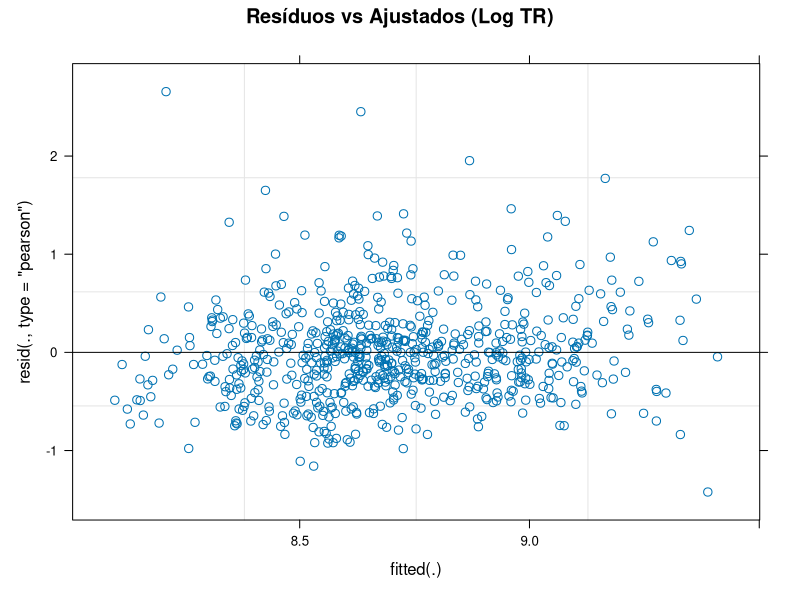
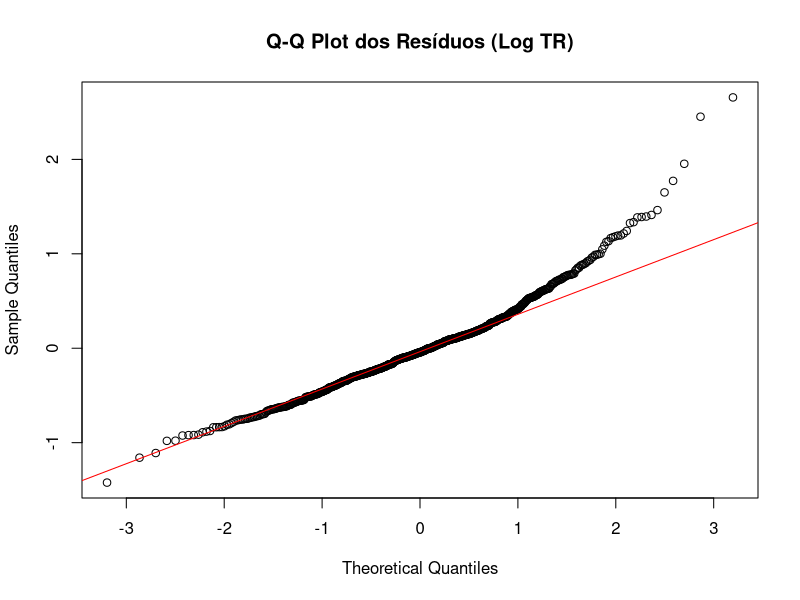

R code for these plots, in order:
# Prompt no Gemini: Crie um script para o R Studio para analisar os dados da planilha 
# dados_adv_so.csv. Quero realizar um teste de Regressão Linear de efeitos mistos para 
# a variável "TR_Final" e um teste de Regressão logística binomial para a variável 
# "Escolha_attach"



# ==============================================================================
# SCRIPT DE ANÁLISE ESTATÍSTICA NO R STUDIO
# Projeto: Regressão de Efeitos Mistos (TR) e Regressão Logística (Escolha)
# Arquivo: dados_adv_SO.csv
# ==============================================================================

# ------------------------------------------------------------------------------
# 1. INSTALAÇÃO E CARREGAMENTO DE PACOTES
# ------------------------------------------------------------------------------
# Caso não tenha algum dos pacotes instalados, remova o '#' da linha correspondente:
# install.packages("lme4")       # Criação dos modelos de efeitos mistos (lmer e glmer)
# install.packages("lmerTest")   # Adiciona os p-valores ao resumo do modelo linear misto
# install.packages("car")        # Para realizar os testes de ANOVA (Wald Tipo III)
# install.packages("emmeans")    # Para análises pós-hoc (comparações múltiplas)
# install.packages("tidyverse")  # Para manipulação de dados e gráficos

library(lme4)
library(lmerTest)
library(car)
library(emmeans)
library(tidyverse)

# ------------------------------------------------------------------------------
# 2. CARREGAMENTO E PREPARAÇÃO DOS DADOS
# ------------------------------------------------------------------------------
# Certifique-se de que o arquivo "dados_adv_SO.csv" está na mesma pasta do seu projeto 
# ou defina o diretório em: Session -> Set Working Directory -> Choose Directory...

dados <- read.csv("dados_adv_SO.csv", stringsAsFactors = TRUE)

# Visualizar as primeiras linhas e a estrutura dos dados
head(dados)
str(dados)

# Garantir que os identificadores e preditores sejam tratados como fatores (variáveis categóricas)
dados$Subject        <- as.factor(dados$Subject)
dados$Item           <- as.factor(dados$Item)
dados$Group          <- as.factor(dados$Group)
dados$Adv_so         <- as.factor(dados$Adv_so)
dados$Verbo          <- as.factor(dados$Verbo)
dados$Cond           <- as.factor(dados$Cond)

# Definir explicitamente os níveis da variável dependente binomial
# O R define alfabeticamente o primeiro nível como referência (0) e o segundo como sucesso (1).
# Definindo "Low" como referência e "High" como o evento a ser previsto:
dados$Escolha_attach <- factor(dados$Escolha_attach, levels = c("Low", "High"))

# Criar a variável de Tempo de Reação log-transformada (Altamente recomendado para TR)
dados$log_TR_Final   <- log(dados$TR_Final)


# ==============================================================================
# 3. REGRESSÃO LINEAR DE EFEITOS MISTOS (LMM) — VARIÁVEL "TR_Final"
# ==============================================================================
# Analisamos o impacto de Adv_so, Verbo e a interação entre eles (*),
# controlando a variação aleatória individual de cada Participante e de cada Item.

# --- Abordagem 3.1: Modelo com TR Bruto (como solicitado) ---
cat("\n--- MODELO MIXTO: TR BRUTO ---\n")
modelo_lmm_raw <- lmer(TR_Final ~ Adv_so * Verbo + (1 | Subject) + (1 | Item), data = dados)
summary(modelo_lmm_raw)

# Teste de efeitos principais e de interação (Tabela de ANOVA Tipo III)
cat("\n--- ANOVA TIPO III: TR BRUTO ---\n")
Anova(modelo_lmm_raw, type = "III")


# --- Abordagem 3.2: Modelo Recomendado com LOG(TR) ---
# (Apresenta resíduos muito mais ajustados aos pressupostos estatísticos)
cat("\n--- MODELO MIXTO: LOG(TR) [RECOMENDADO] ---\n")
modelo_lmm_log <- lmer(log_TR_Final ~ Adv_so * Verbo + (1 | Subject) + (1 | Item), data = dados)
summary(modelo_lmm_log)

cat("\n--- ANOVA TIPO III: LOG(TR) ---\n")
Anova(modelo_lmm_log, type = "III")

# --- Teste Pós-Hoc (Se houver interação significativa) ---
# Permite ver onde estão as diferenças exatas entre as condições
cat("\n--- COMPARAÇÕES PÓS-HOC (LOG TR) ---\n")
emmeans(modelo_lmm_log, pairwise ~ Adv_so | Verbo) # Compara Adv_so dentro de cada Verbo
emmeans(modelo_lmm_log, pairwise ~ Verbo | Adv_so) # Compara Verbo dentro de cada Adv_so


# ==============================================================================
# 4. REGRESSÃO LOGÍSTICA BINOMIAL — VARIÁVEL "Escolha_attach"
# ==============================================================================

# --- OPÇÃO A: Regressão Logística de Efeitos Mistos (GLMM) [Altamente Recomendado] ---
# É o método correto para dados experimentais repetidos (evita inflação do Erro Tipo I).
cat("\n--- MODELO LOGÍSTICO MISTO (GLMM) ---\n")
modelo_glmm <- glmer(Escolha_attach ~ Adv_so * Verbo + (1 | Subject) + (1 | Item), 
                     data = dados, family = binomial)
summary(modelo_glmm)

cat("\n--- ANOVA TIPO III: GLMM ---\n")
Anova(modelo_glmm, type = "III")

# Cálculo da Razão de Chances (Odds Ratio - OR) para o modelo misto
cat("\n--- RAZÃO DE CHANCES (ODDS RATIO) - GLMM ---\n")
exp(fixef(modelo_glmm))


# --- OPÇÃO B: Regressão Logística Clássica Fixa (GLM) ---
# Use este se você NÃO quiser incluir os efeitos aleatórios de Subject e Item.
cat("\n--- MODELO LOGÍSTICO TRADICIONAL (GLM) ---\n")
modelo_glm <- glm(Escolha_attach ~ Adv_so * Verbo, data = dados, family = binomial)
summary(modelo_glm)

cat("\n--- ANOVA TIPO III: GLM ---\n")
Anova(modelo_glm, type = "III")

# Cálculo da Razão de Chances (Odds Ratio - OR) e intervalos de confiança para o GLM clássico
cat("\n--- RAZÃO DE CHANCES E IC 95% - GLM ---\n")
exp(coef(modelo_glm))
exp(confint(modelo_glm))


# ==============================================================================
# 5. DIAGNÓSTICO E PRESSUPOSTOS (Apenas para o Modelo Linear)
# ==============================================================================
# Use estes gráficos para avaliar se os resíduos do modelo linear são homogêneos e normais.
# Dica: compare o comportamento visual de `modelo_lmm_raw` contra `modelo_lmm_log`.

# Gráfico de Resíduos vs Valores Ajustados (Homocedasticidade)
plot(modelo_lmm_log, main = "Resíduos vs Ajustados (Log TR)")

# Gráfico Q-Q Plot (Normalidade dos Resíduos)
qqnorm(residuals(modelo_lmm_log), main = "Q-Q Plot dos Resíduos (Log TR)")
qqline(residuals(modelo_lmm_log), col = "red")
